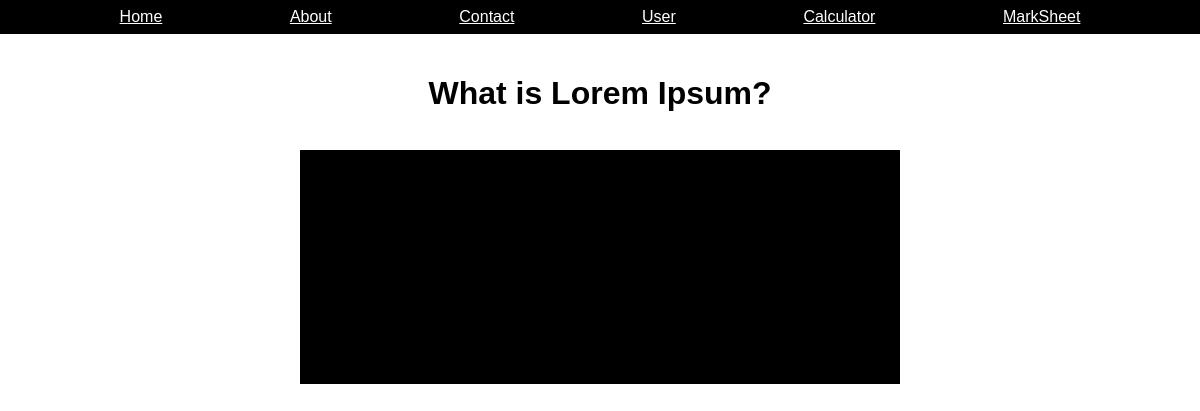
/newsDetails/1, run on an earlier commit of the app's database.
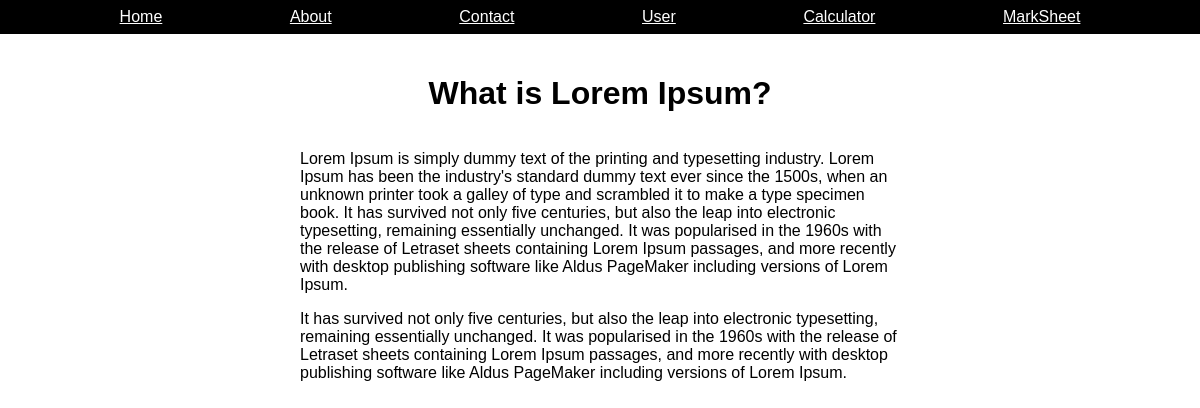
And on a later commit of the database.
### news/models.py (models this page shows)
class News(models.Model):
    news_title=models.CharField(max_length=100)
    news_desc=HTMLField()

### learn_dj/views.py (the view)
# urls.py: path('newsDetails/<newsid>', views.newsDetails, name="newsDetails"),
def newsDetails(request, newsid):
    newsDetails=News.objects.get(id=newsid)
    data={
        'newsDetails' : newsDetails
    }
    return render(request, "newsDetails.html", data)

### templates/newsDetails.html (shortened to what this page needs)
{% extends "base.html" %}
    {% block content %}
    <link rel="stylesheet" href="/static/css/newsDetails.css" />
  </head>
  <body>
    <div class="news-body">
      <h1 class="text-title">{{newsDetails.news_title}}</h1>
      <div class="desc-box">
        <p class="news-desc">{{newsDetails.news_desc | safe}}</p>
      </div>
    </div>
    {% endblock %}

What changed in the data, as far as the page shows it:
changed News "What is Lorem Ipsum?": news_desc (not shown) → "Lorem Ipsum is simply dummy text of the printing and typesetting industry. Lorem Ipsum has been the industry's standard dummy text ever since the 1500s, when an unknown printer took a galley of type and scrambled it to make a type specimen book. It has survived not only five centuries, but also the leap into electronic typesetting, remaining essentially unchanged. It was popularised in the 1960s with the release of Letraset sheets containing Lorem Ipsum passages, and more recently with desktop publishing software like Aldus PageMaker including versions of Lorem Ipsum. It has survived not only five centuries, but also the leap into electronic typesetting, remaining essentially unchanged. It…"
